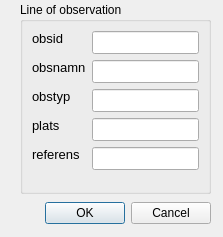
<?xml version="1.0" encoding="UTF-8"?>
<ui version="4.0">
 <class>Dialog</class>
 <widget class="QDialog" name="Dialog">
  <property name="geometry">
   <rect>
    <x>0</x>
    <y>0</y>
    <width>223</width>
    <height>237</height>
   </rect>
  </property>
  <property name="windowTitle">
   <string>Dialog</string>
  </property>
  <widget class="QGroupBox" name="groupBox">
   <property name="geometry">
    <rect>
     <x>20</x>
     <y>2</y>
     <width>191</width>
     <height>192</height>
    </rect>
   </property>
   <property name="title">
    <string>Line of observation</string>
   </property>
   <layout class="QGridLayout" name="gridLayout_4">
    <item row="0" column="0">
     <layout class="QFormLayout" name="formLayout">
      <item row="0" column="0">
       <widget class="QLabel" name="label">
        <property name="enabled">
         <bool>true</bool>
        </property>
        <property name="sizePolicy">
         <sizepolicy hsizetype="Preferred" vsizetype="Fixed">
          <horstretch>0</horstretch>
          <verstretch>0</verstretch>
         </sizepolicy>
        </property>
        <property name="minimumSize">
         <size>
          <width>40</width>
          <height>0</height>
         </size>
        </property>
        <property name="maximumSize">
         <size>
          <width>16777215</width>
          <height>16777215</height>
         </size>
        </property>
        <property name="font">
         <font>
          <pointsize>10</pointsize>
         </font>
        </property>
        <property name="layoutDirection">
         <enum>Qt::RightToLeft</enum>
        </property>
        <property name="text">
         <string>obsid</string>
        </property>
        <property name="alignment">
         <set>Qt::AlignLeading|Qt::AlignLeft|Qt::AlignVCenter</set>
        </property>
       </widget>
      </item>
      <item row="0" column="1">
       <widget class="QLineEdit" name="obsid">
        <property name="sizePolicy">
         <sizepolicy hsizetype="Expanding" vsizetype="Fixed">
          <horstretch>0</horstretch>
          <verstretch>0</verstretch>
         </sizepolicy>
        </property>
        <property name="minimumSize">
         <size>
          <width>60</width>
          <height>0</height>
         </size>
        </property>
        <property name="maximumSize">
         <size>
          <width>16777215</width>
          <height>16777215</height>
         </size>
        </property>
        <property name="font">
         <font>
          <pointsize>10</pointsize>
         </font>
        </property>
        <property name="toolTip">
         <string>&lt;html&gt;&lt;head/&gt;&lt;body&gt;&lt;p&gt;&lt;span style=&quot; font-size:8pt;&quot;&gt;Unikt ID (primärnyckel i tabellen)&lt;/span&gt;&lt;/p&gt;&lt;/body&gt;&lt;/html&gt;</string>
        </property>
        <property name="alignment">
         <set>Qt::AlignLeading|Qt::AlignLeft|Qt::AlignVCenter</set>
        </property>
       </widget>
      </item>
      <item row="1" column="0">
       <widget class="QLabel" name="label_2">
        <property name="enabled">
         <bool>true</bool>
        </property>
        <property name="sizePolicy">
         <sizepolicy hsizetype="Preferred" vsizetype="Fixed">
          <horstretch>0</horstretch>
          <verstretch>0</verstretch>
         </sizepolicy>
        </property>
        <property name="minimumSize">
         <size>
          <width>40</width>
          <height>0</height>
         </size>
        </property>
        <property name="maximumSize">
         <size>
          <width>16777215</width>
          <height>16777215</height>
         </size>
        </property>
        <property name="font">
         <font>
          <pointsize>10</pointsize>
         </font>
        </property>
        <property name="layoutDirection">
         <enum>Qt::RightToLeft</enum>
        </property>
        <property name="text">
         <string>obsnamn</string>
        </property>
        <property name="alignment">
         <set>Qt::AlignLeading|Qt::AlignLeft|Qt::AlignVCenter</set>
        </property>
       </widget>
      </item>
      <item row="1" column="1">
       <widget class="QLineEdit" name="name">
        <property name="sizePolicy">
         <sizepolicy hsizetype="Expanding" vsizetype="Fixed">
          <horstretch>0</horstretch>
          <verstretch>0</verstretch>
         </sizepolicy>
        </property>
        <property name="minimumSize">
         <size>
          <width>60</width>
          <height>0</height>
         </size>
        </property>
        <property name="maximumSize">
         <size>
          <width>16777215</width>
          <height>16777215</height>
         </size>
        </property>
        <property name="font">
         <font>
          <pointsize>10</pointsize>
         </font>
        </property>
        <property name="toolTip">
         <string>&lt;html&gt;&lt;head/&gt;&lt;body&gt;&lt;p&gt;&lt;span style=&quot; font-size:8pt;&quot;&gt;originalnamn&lt;/span&gt;&lt;/p&gt;&lt;/body&gt;&lt;/html&gt;</string>
        </property>
        <property name="alignment">
         <set>Qt::AlignLeading|Qt::AlignLeft|Qt::AlignVCenter</set>
        </property>
       </widget>
      </item>
      <item row="2" column="0">
       <widget class="QLabel" name="label_4">
        <property name="enabled">
         <bool>true</bool>
        </property>
        <property name="sizePolicy">
         <sizepolicy hsizetype="Preferred" vsizetype="Fixed">
          <horstretch>0</horstretch>
          <verstretch>0</verstretch>
         </sizepolicy>
        </property>
        <property name="minimumSize">
         <size>
          <width>40</width>
          <height>0</height>
         </size>
        </property>
        <property name="maximumSize">
         <size>
          <width>16777215</width>
          <height>16777215</height>
         </size>
        </property>
        <property name="font">
         <font>
          <pointsize>10</pointsize>
         </font>
        </property>
        <property name="layoutDirection">
         <enum>Qt::RightToLeft</enum>
        </property>
        <property name="text">
         <string>obstyp</string>
        </property>
        <property name="alignment">
         <set>Qt::AlignLeading|Qt::AlignLeft|Qt::AlignVCenter</set>
        </property>
       </widget>
      </item>
      <item row="2" column="1">
       <widget class="QLineEdit" name="type">
        <property name="sizePolicy">
         <sizepolicy hsizetype="Expanding" vsizetype="Fixed">
          <horstretch>0</horstretch>
          <verstretch>0</verstretch>
         </sizepolicy>
        </property>
        <property name="minimumSize">
         <size>
          <width>60</width>
          <height>0</height>
         </size>
        </property>
        <property name="maximumSize">
         <size>
          <width>16777215</width>
          <height>16777215</height>
         </size>
        </property>
        <property name="font">
         <font>
          <pointsize>10</pointsize>
         </font>
        </property>
        <property name="toolTip">
         <string>&lt;html&gt;&lt;head/&gt;&lt;body&gt;&lt;p&gt;&lt;span style=&quot; font-size:8pt;&quot;&gt;seismics, vlf, gpr&lt;br/&gt;(ground penetrating radar),&lt;br/&gt;etc&lt;/span&gt;&lt;/p&gt;&lt;/body&gt;&lt;/html&gt;</string>
        </property>
        <property name="alignment">
         <set>Qt::AlignLeading|Qt::AlignLeft|Qt::AlignVCenter</set>
        </property>
       </widget>
      </item>
      <item row="3" column="0">
       <widget class="QLabel" name="Referensinformation">
        <property name="enabled">
         <bool>true</bool>
        </property>
        <property name="sizePolicy">
         <sizepolicy hsizetype="Preferred" vsizetype="Fixed">
          <horstretch>0</horstretch>
          <verstretch>0</verstretch>
         </sizepolicy>
        </property>
        <property name="minimumSize">
         <size>
          <width>40</width>
          <height>0</height>
         </size>
        </property>
        <property name="maximumSize">
         <size>
          <width>16777215</width>
          <height>16777215</height>
         </size>
        </property>
        <property name="font">
         <font>
          <pointsize>10</pointsize>
         </font>
        </property>
        <property name="layoutDirection">
         <enum>Qt::RightToLeft</enum>
        </property>
        <property name="text">
         <string>plats</string>
        </property>
        <property name="alignment">
         <set>Qt::AlignLeading|Qt::AlignLeft|Qt::AlignVCenter</set>
        </property>
       </widget>
      </item>
      <item row="3" column="1">
       <widget class="QLineEdit" name="place">
        <property name="sizePolicy">
         <sizepolicy hsizetype="Expanding" vsizetype="Fixed">
          <horstretch>0</horstretch>
          <verstretch>0</verstretch>
         </sizepolicy>
        </property>
        <property name="minimumSize">
         <size>
          <width>60</width>
          <height>0</height>
         </size>
        </property>
        <property name="maximumSize">
         <size>
          <width>16777215</width>
          <height>16777215</height>
         </size>
        </property>
        <property name="font">
         <font>
          <pointsize>10</pointsize>
         </font>
        </property>
        <property name="toolTip">
         <string>&lt;html&gt;&lt;head/&gt;&lt;body&gt;&lt;p&gt;&lt;span style=&quot; font-family:'MS Shell Dlg 2'; font-size:8pt;&quot;&gt;Adress, fastighet, osv&lt;/span&gt;&lt;/p&gt;&lt;/body&gt;&lt;/html&gt;</string>
        </property>
        <property name="alignment">
         <set>Qt::AlignLeading|Qt::AlignLeft|Qt::AlignVCenter</set>
        </property>
       </widget>
      </item>
      <item row="4" column="0">
       <widget class="QLabel" name="label_18">
        <property name="sizePolicy">
         <sizepolicy hsizetype="Preferred" vsizetype="Fixed">
          <horstretch>0</horstretch>
          <verstretch>0</verstretch>
         </sizepolicy>
        </property>
        <property name="minimumSize">
         <size>
          <width>40</width>
          <height>0</height>
         </size>
        </property>
        <property name="maximumSize">
         <size>
          <width>16777215</width>
          <height>16777215</height>
         </size>
        </property>
        <property name="font">
         <font>
          <pointsize>10</pointsize>
         </font>
        </property>
        <property name="text">
         <string>referens</string>
        </property>
        <property name="alignment">
         <set>Qt::AlignLeading|Qt::AlignLeft|Qt::AlignVCenter</set>
        </property>
       </widget>
      </item>
      <item row="4" column="1">
       <widget class="QLineEdit" name="source">
        <property name="sizePolicy">
         <sizepolicy hsizetype="Expanding" vsizetype="Fixed">
          <horstretch>0</horstretch>
          <verstretch>0</verstretch>
         </sizepolicy>
        </property>
        <property name="minimumSize">
         <size>
          <width>60</width>
          <height>0</height>
         </size>
        </property>
        <property name="maximumSize">
         <size>
          <width>16777215</width>
          <height>16777215</height>
         </size>
        </property>
        <property name="font">
         <font>
          <pointsize>10</pointsize>
         </font>
        </property>
        <property name="toolTip">
         <string>&lt;html&gt;&lt;head/&gt;&lt;body&gt;&lt;p&gt;&lt;span style=&quot; font-family:'Arial,sans-serif'; font-size:8pt; color:#000000; background-color:#ffffff;&quot;&gt;Källhänvisning till observationslinjen,&lt;br/&gt;t.ex. komplett referens till konsultrapport,&lt;br/&gt;myndighetspublikation/-data eller&lt;br/&gt;utförande företag och datum&lt;/span&gt;&lt;/p&gt;&lt;/body&gt;&lt;/html&gt;</string>
        </property>
        <property name="alignment">
         <set>Qt::AlignLeading|Qt::AlignLeft|Qt::AlignVCenter</set>
        </property>
       </widget>
      </item>
     </layout>
    </item>
   </layout>
  </widget>
  <widget class="QDialogButtonBox" name="buttonBox">
   <property name="geometry">
    <rect>
     <x>20</x>
     <y>200</y>
     <width>191</width>
     <height>27</height>
    </rect>
   </property>
   <property name="orientation">
    <enum>Qt::Horizontal</enum>
   </property>
   <property name="standardButtons">
    <set>QDialogButtonBox::Cancel|QDialogButtonBox::Ok</set>
   </property>
  </widget>
 </widget>
 <resources/>
 <connections/>
</ui>
